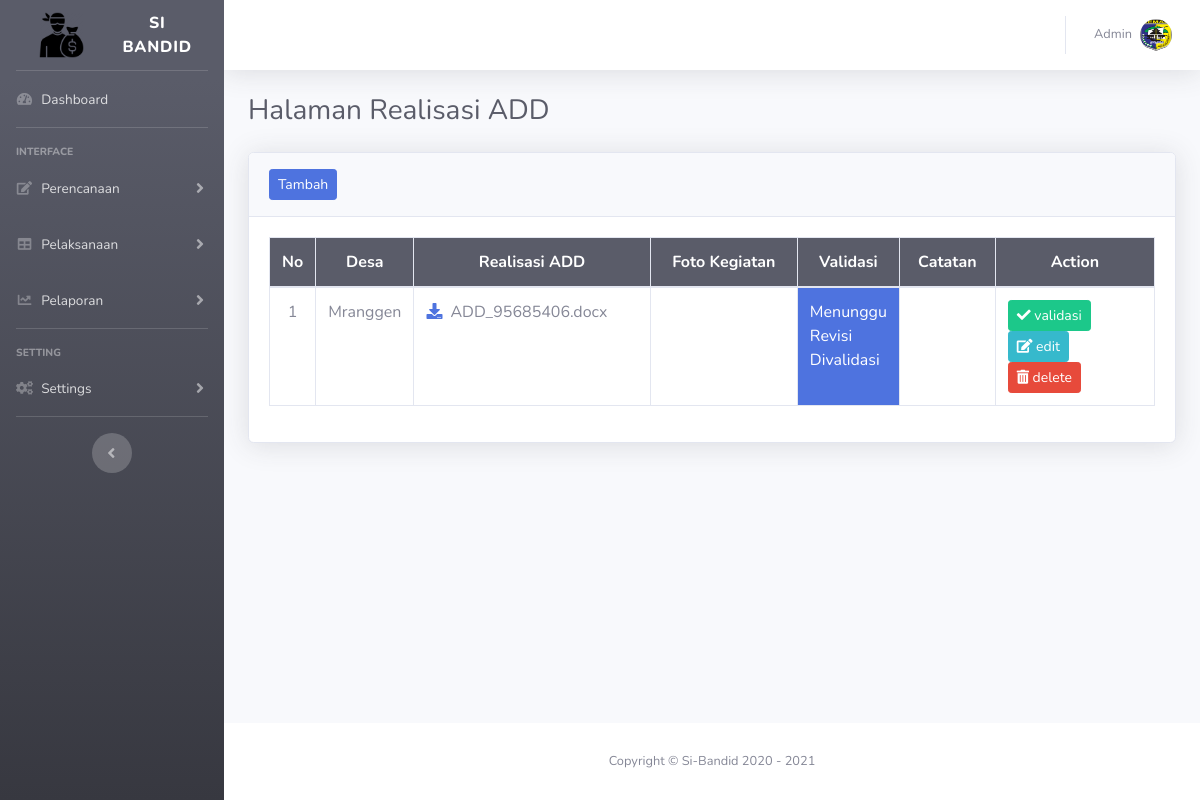
Before: /index.php?page=p_add (signed in) with the older database file.
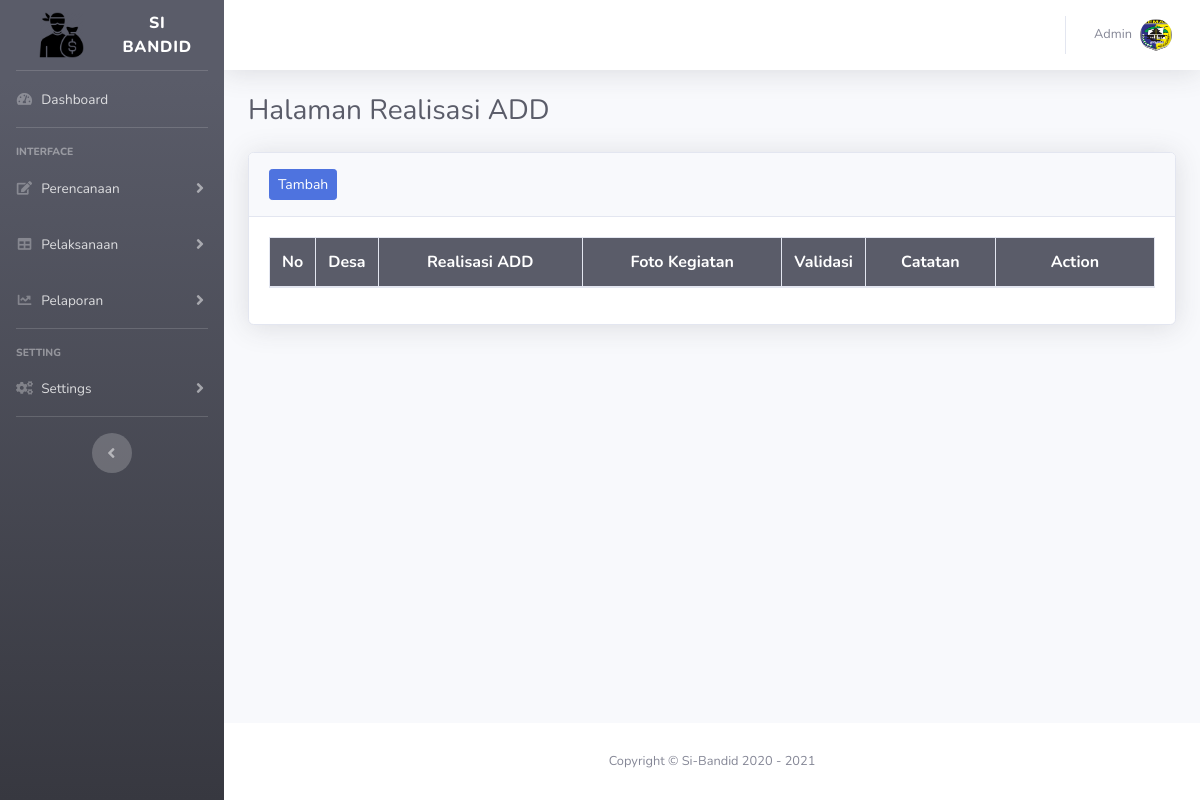
After: the same page with the newer database file.
### tables this page shows
CREATE TABLE `tb_realisasi_add` (
  `id_realisasi_add` int(11) NOT NULL,
  `realisasi_add` varchar(100) NOT NULL,
  `foto_add_1` varchar(100) NOT NULL,
  `foto_add_2` varchar(100) NOT NULL,
  `foto_add_3` varchar(100) NOT NULL,
  `foto_add_4` varchar(100) NOT NULL,
  `id_user` int(11) NOT NULL,
  `tahun` year(4) NOT NULL,
  `validasi` varchar(50) NOT NULL,
  `catatan` text NOT NULL
);

CREATE TABLE `tb_user` (
  `id_user` int(11) NOT NULL,
  `username` varchar(50) NOT NULL,
  `password` varchar(255) NOT NULL,
  `nama_user` varchar(50) NOT NULL,
  `level` enum('admin','user') NOT NULL
);

### page/pelaksanaan/add/p_add.php (the view, shortened to what this page needs)
<h1 class="h3 mb-4 text-gray-800">Halaman Realisasi ADD</h1>
<div class="card shadow mb-4">
  <div class="card-header py-3">
    <a href="#" class="btn btn-sm btn-primary" data-toggle="modal" data-target="#add_p_addModal">Tambah</a>
  </div>
  <div class="card-body">
    <div class="table-responsive">
      <table class="table table-bordered" id="dataTable" width="100%" cellspacing="0">
        <thead class="bg-dark text-white">
          <tr>
            <th width="3%" class="text-center align-middle">No</th>
            <th width="5%" class="text-center  align-middle">Desa</th>
            <th class="text-center  align-middle">Realisasi ADD</th>
            <th class="text-center  align-middle">Foto Kegiatan</th>
            <th width="5%" class="text-center  align-middle">Validasi</th>
            <th class="text-center  align-middle">Catatan</th>
            <th width="18%" class="text-center  align-middle">Action</th>
          </tr>
        </thead>
        <tbody>
          <?php
          include "asset/inc/config.php";
          $tahun = $_SESSION['tahun'];
          if ($_SESSION['level']=="admin") {
             $query = "SELECT * FROM tb_realisasi_add
                      INNER JOIN tb_user ON tb_realisasi_add.id_user = tb_user.id_user AND tahun='$tahun' ORDER BY id_realisasi_add DESC";
            $result = mysqli_query($koneksi, $query);
          }
            $no = 1;
            while($data = mysqli_fetch_assoc($result))
            {
            ?>
          <tr>
            <td class="text-center"><?php echo "$no"; ?></td>
            <td><?php echo $data['nama_user']; ?></td>
            <td>
              <a href="page/pelaksanaan/add/file/add/<?php echo $data['realisasi_add']; ?>">
              <i class="fas fa-download" id="downloadadd">&nbsp;&nbsp;</i></a><?php echo $data['realisasi_add']; ?>
            </td>
            <td>
               <br>
            </td>
            <?php
              $validasi = $data['validasi'];
              $jumlah_karakter    =strlen($validasi);
              if ($jumlah_karakter == 6) {
              $color = "class='bg-danger text-white';";
              }
              elseif ($jumlah_karakter == 8){
              $color = "class='bg-success text-white';";
              }
              elseif ($jumlah_karakter == 17){
              $color = "class='bg-info text-white';";
              }
              elseif ($jumlah_karakter ){
              $color = "class='bg-primary text-white';";
              }
              ?>
            <td <?= $color ?> ><?php echo $validasi; ?></td>
            <td><?php echo $data['catatan']; ?></td>
            <td>
              <?php
                if ($_SESSION['level']=="admin") {
                 echo ''?> <a href="#" class="btn btn-sm btn-success validasi" data-toggle="modal" data-target="#p_addModal"
                      data-idrealisasi_add="<?php echo $data["id_realisasi_add"];?>"
                      data-valid="<?php echo $data["validasi"];?>"
                      data-catat="<?php echo $data["catatan"];?>"
                      ><i class="fas fa-check"></i> validasi</a>
                <?php  ;
                }else{
                 echo '';
                }
               ?>
              <a href="#" class="btn btn-sm btn-info edit" data-toggle="modal" data-target="#edit_p_addModal"
              data-id_realisasi_add="<?php echo $data['id_realisasi_add'];?>"
              data-fotoadd1="<?php echo $data['foto_add_1'];?>"
              data-fotoadd2="<?php echo $data['foto_add_2'];?>"
              data-fotoadd3="<?php echo $data['foto_add_3'];?>"
              data-fotoadd4="<?php echo $data['foto_add_4'];?>"
              ><i class="fas fa-edit"></i> edit</a>
              <a href="page/pelaksanaan/add/hapus.php?id_realisasi_add=<?php echo $data['id_realisasi_add'];?>" onclick="return confirm('Yakin Hapus?')" class="btn btn-sm btn-danger"><i class="fas fa-trash-alt"></i> delete</a>
            </td>
          </tr>
          <?php
          $no++;
          }
          ?>
        </tbody>
      </table>
    </div>
  </div>
</div>

Changed rows visible on the page:
removed tb_realisasi_add: id_user.nama_user "Mranggen", realisasi_add "ADD_95685406.docx", validasi "Menunggu Revisi Divalidasi"
